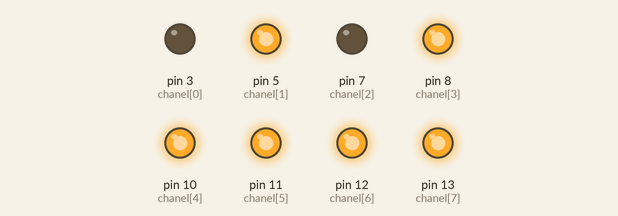
A program run on a simulated Raspberry Pi (header pin numbers). Parts: output pins drawn as LEDs (lit = HIGH). At 13.0 s the program stops and its outputs stay as they are.

Above: at 0.1 s.
At 0.9 s:
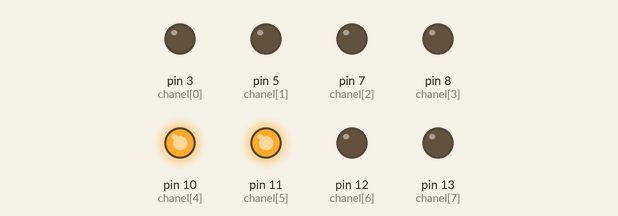
At 1.7 s:
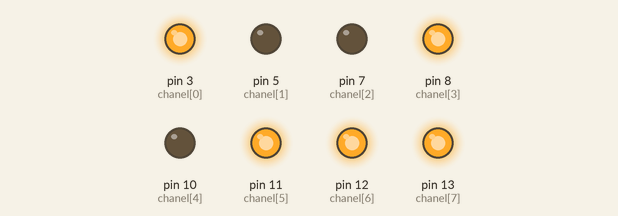
At 3.3 s:
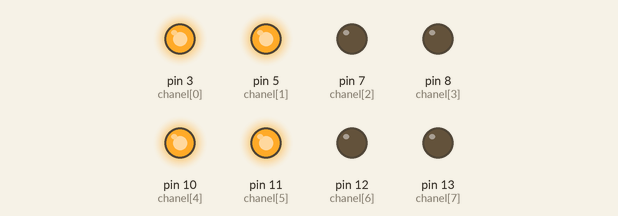
At 6.5 s:
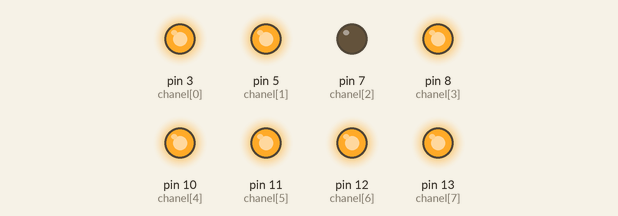
At 12.9 s:
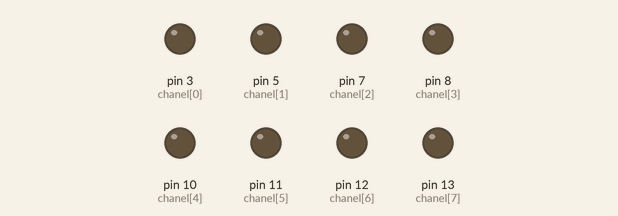
Timing chart, 0 to 14.4 s (numbered marks = the images above):
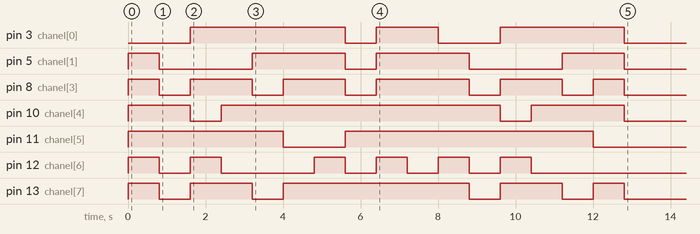

The program:

LED_Number.py
```python
#!/usr/bin/env python3
# -*- coding: utf-8 -*-

import RPi.GPIO as GPIO
import time

chanel = [3,5,7,8,10,11,12,13]
times = 0.8
counter =-1
count = 15 +1

GPIO.setmode(GPIO.BOARD)
GPIO.setup(chanel, GPIO.OUT)


def clean():
    GPIO.output(chanel, GPIO.LOW)


def pin(counter):
    zero = [5,8,10,11,12,13]
    one = [10,11]
    two = [3,8,11,12,13]
    three = [3,8,10,11,13]
    four = [3,5,10,11]
    five = [3,5,8,10,13]
    six = [3,5,8,10,12,13]
    seven = [10,11,13]
    eight = [3,5,8,10,11,12,13]
    nign = [3,5,8,10,11,13]

    if counter == 0:
        return zero
    elif counter == 1:
        return one
    elif counter ==2:
        return two
    elif counter == 3:
        return three
    elif counter ==4:
        return four
    elif counter == 5:
        return five
    elif counter == 6:
        return six
    elif counter == 7:
        return seven
    elif counter == 8:
        return eight
    elif counter == 9:
        return nign


def HIGH(times, count):
    global counter
    for i in range(count):
        counter = counter + 1
        channels = pin(counter)
        GPIO.output(channels, GPIO.HIGH)
        time.sleep(times)
        clean()
        if counter == 9:
            counter =-1


HIGH(times,count)

time.sleep(0.2)
GPIO.cleanup
```

Measured:
- by itself, pin 3 (chanel[0]): goes HIGH 4.0 s, LOW 0.80 s, HIGH 1.6 s, LOW 1.6 s, HIGH 3.2 s, then LOW
- by itself, pin 5 (chanel[1]): LOW → HIGH at 0.00 s, → LOW 0.80 s later, → HIGH 2.4 s later, → LOW 2.4 s later, … (8 changes in this stretch)
- by itself, pin 8 (chanel[3]): LOW → HIGH at 0.00 s, → LOW 0.80 s later, → HIGH 0.80 s later, → LOW 1.6 s later, … (12 changes in this stretch)
- by itself, pin 10 (chanel[4]): goes HIGH 1.6 s, LOW 0.80 s, HIGH 7.2 s, LOW 0.80 s, HIGH 2.4 s, then LOW
- by itself, pin 11 (chanel[5]): LOW → HIGH at 0.00 s, → LOW 4.0 s later, → HIGH 1.6 s later, → LOW 6.4 s later
- by itself, pin 12 (chanel[6]): goes HIGH 0.80 s, LOW 0.80 s, HIGH 0.80 s, LOW 2.4 s, 3 × (HIGH 0.80 s, LOW 0.80 s), HIGH 0.80 s, then LOW
- by itself, pin 13 (chanel[7]): LOW → HIGH at 0.00 s, → LOW 0.80 s later, → HIGH 0.80 s later, → LOW 1.6 s later, … (10 changes in this stretch)
